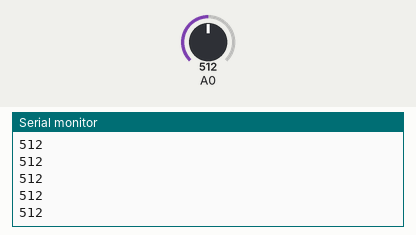
Simulated run of this sketch. Board: Arduino Uno, built with avr-gcc and run on an emulated ATmega328P. Parts: the last lines printed to the serial monitor. The test bench sets the inputs (shaded band); at power-on: A0 = 512.

Above: at 1.2 s.
1.3 s: A0 set to 440
At 2.2 s:
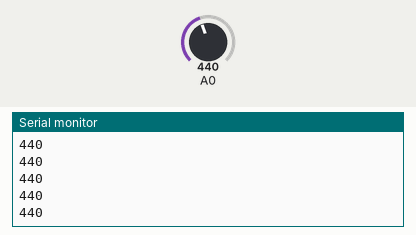
2.8 s: A0 set to 460
At 3.6 s:
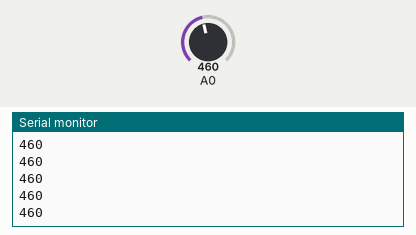
Timing chart, 0 to 5.8 s (numbered marks = the images above; inputs shaded):
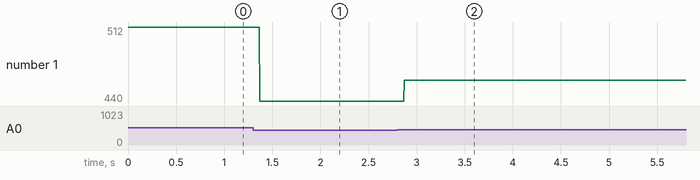

The sketch:

test_1.ino
```cpp
   /*
  EMG-Muscular-Signal-Sensor
  made on 26 Jan 2021
  by Amir Mohammad Shojaee @ Electropeak
  Home

*/
int count =0;

void setup() {
Serial.begin(9600);

}

void loop() {
Serial.println(analogRead(A0));
int a=analogRead(A0);

if(a>=300)
 count++;
if (a>=450 && count>100)
count =0;

//Serial.println (count);


}
```

Measured:
- after the input at 1.3 s, the serial monitor: prints a new line after 0.07 s (image 1)
- after the input at 2.8 s, the serial monitor: prints a new line after 0.07 s (image 2)
- plotted number 1: 512 → 440 after the input at 1.3 s, 440 → 460 after the input at 2.8 s
